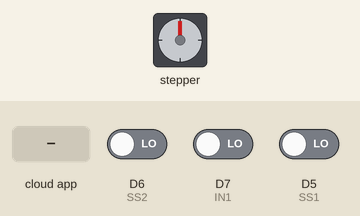
Recording of a sketch running on a simulated ESP8266 (NodeMCU). On the bench: stepper motor. The inputs (shaded band) are chosen by the test bench; at power-on: D6 (SS2) LOW, D7 (IN1) LOW, D5 (SS1) LOW. WiFi joins after 1.5 s; servers stay silent unless stated; network time is answered at once with the bench clock; the local clock reads 2024-03-15 10:24:30 at power-on unless the sketch sets it; the Firebase database answers and starts empty; stepper angles assume 2048 steps per turn; what the sketch prints to the serial monitor is not drawn.

Above: at 7.7 s.
7.8 s: the phone or cloud app sets clockFunction to 1
At 10.55 s:
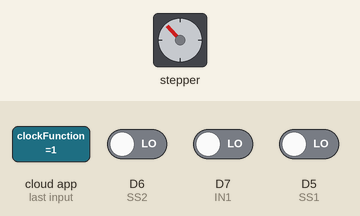
At 11.18 s:
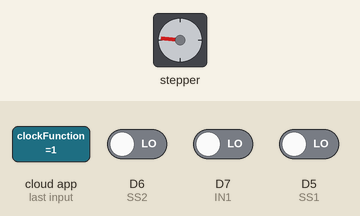
Timing chart, 0 to 22.8 s (numbered marks = the images above; inputs shaded):
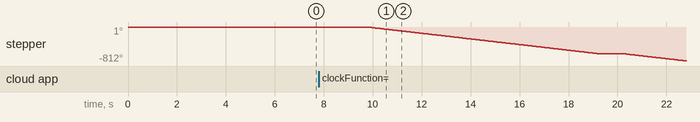

The sketch:

main.ino
```cpp
#include <Stepper.h>
#include <NTPClient.h>
#include <ESP8266WiFi.h>
#include <ESP8266HTTPClient.h>
#include <WiFiUdp.h>
#include <DNSServer.h>
#include <ESP8266WebServer.h>
#include <WiFiManager.h>
#include <FirebaseArduino.h>
#include <ArduinoJson.h>

// MT meaning is "MotorSerial"
#define MS1   D1
#define MS2   D2
#define MS3   D3
#define MS4   D4

// SS meaning is "Sensor"
#define SS1   D5
#define SS2   D6

// IN meaning is "buttom"
#define IN1   D7
#define IN2   D8

// Config Firebase
#define FIREBASE_HOST "smart-wall-clock-c5a79.firebaseio.com"
#define FIREBASE_AUTH "mXCGAFDe6mcweyuiJcSWcvO9ViM5sNy2zVvlOwtT"

// initialize variable
const String clockId = "123";
const String firebasePath = "Clocks/" + clockId + "/";
String clockStatus = "";
int clockBattery = 0;
int roomTemperature = 0;

int val;
int initStatus;
int initTime;
int controller = 32;
int start_hour = 12;
int start_min = 20;
int counter_stap = 1;
long thaiOffset = 25200;
const int stepsPerRevolution = 2048;
const int steps = 60;

// initialize library
Stepper myStepper(stepsPerRevolution, MS4, MS2, MS3, MS1);
WiFiUDP myClient;
NTPClient timeClient(myClient, "time2.navy.mi.th", thaiOffset);

void setup() {
  Serial.begin(9600);

  pinMode(MS1, OUTPUT);
  pinMode(MS2, OUTPUT);
  pinMode(MS3, OUTPUT);
  pinMode(MS4, OUTPUT);

  pinMode(SS1, INPUT);
  pinMode(SS2, INPUT);

  pinMode(IN1, INPUT);
  pinMode(IN2, INPUT);

  //WiFiManager
  //Local intialization. Once its business is done, there is no need to keep it around
  WiFiManager wifiManager;
  Serial.println("Reset wifi config?:");
  for(int i=5; i>0; i--){
    Serial.print(String(i)+" ");
    delay(1000);
  }
  //reset saved settings
  if(digitalRead(IN1) == HIGH) // Press button
  {
    Serial.println();
    Serial.println("Reset wifi config");
    wifiManager.resetSettings();
  }
  wifiManager.autoConnect("SWC WIFI CONFIG");
  Serial.println("connected...");

  // initialize Firebase
  Firebase.begin(FIREBASE_HOST, FIREBASE_AUTH);

  timeClient.begin();
  timeClient.update();
  myStepper.setSpeed(12);
//  initStatus = _init();
}

void _update(String variableName = "", String value = "") {
  if (variableName == "clockBattery") {
    clockBattery = value.toInt();
  } else if (variableName == "roomTemperature") {
    roomTemperature = value.toInt();
  } else if (variableName == "clockStatus") {
    clockStatus = value;
  }
  Firebase.setInt(firebasePath+"clockBattery", clockBattery);
  Firebase.setInt(firebasePath+"roomTemperature", roomTemperature);
  Firebase.setString(firebasePath+"clockStatus", clockStatus);
}

void clockFunction(int number) {
  switch (number) {
  case 1: // Reset
    _init();
    Firebase.setInt(firebasePath+"clockFunction", 0);
    break;
  case 2: // Move Steper motor to right
    myStepper.step(-20);
    Serial.println("Step -");
    break;
  case 3: // Move Steper motor to left
    myStepper.step(20);
    Serial.println("Step -");
    break;
  default:
    Serial.println("Function Error");
    break;
  }
}

int timeCal(int hour, int min) {
  int hourDeffToMin = (hour - 18) * 60;
  int timeDeff = min + hourDeffToMin;
  return timeDeff;
}

void stapToTime(int min) {
  if (min < 0) {
    min = abs(min);
    for(int i=0; i < min; i++){
      delay(10);
      myStepper.step(-steps);
      if (counter_stap == 60) {
        delay(500);
        myStepper.step(-22);
        delay(500);
        counter_stap = 1;
      } else {
        counter_stap++;
      }
    }
  } else {
    for(int i=0; i < min; i++){
      delay(10);
      myStepper.step(steps);
      if (counter_stap == 60) {
        delay(500);
        myStepper.step(30);
        delay(500);
        counter_stap = 1;
      } else {
        counter_stap++;
      }
    }
  }

}

int _init() {
  _update("clockStatus", "Init...");
  delay(500);
  while(true) {
    byte minute = digitalRead(SS1);
    byte hour = digitalRead(SS2);
    if (minute == LOW && hour == LOW) {
      delay(500);
      _initTime();
      _update("clockStatus", "Contention");
      return 1;
    } else {
      myStepper.step(39);
      delay(10);
    }
  }
}

int _initTime() {
  _update("clockStatus", "Init Time");
  Serial.print(timeClient.getHours());
  Serial.print(":");
  Serial.print(timeClient.getMinutes());
  Serial.print(":");
  Serial.println(timeClient.getSeconds());

  int timeDeff = timeCal(timeClient.getHours(), timeClient.getMinutes());
  stapToTime(timeDeff);
}

void loop() {
  int number = Firebase.getInt(firebasePath+"clockFunction");
  if (number != 0) {
    clockFunction(number);
  }
}
```

Measured:
- after the input at 7.8 s, stepper: turns 633° counter-clockwise in 9.3 s, then 4° counter-clockwise in 0.04 s, then 173° counter-clockwise in 2.5 s
